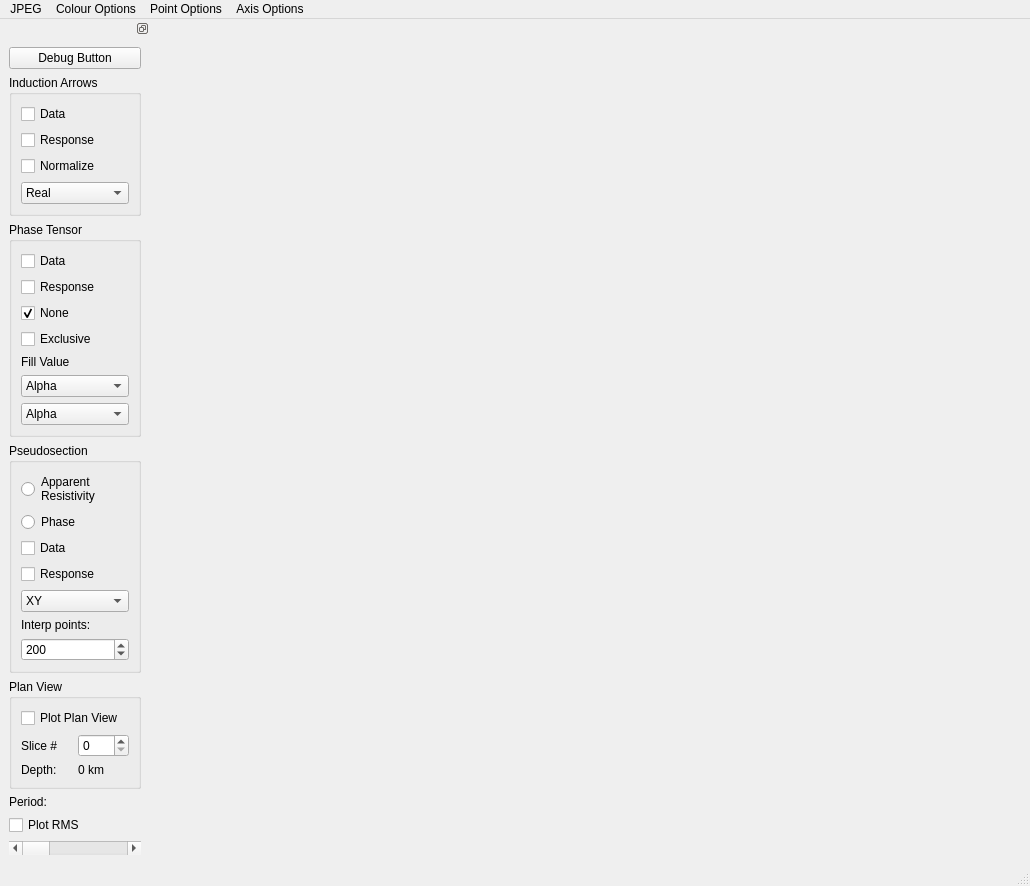
<?xml version="1.0" encoding="UTF-8"?>
<ui version="4.0">
 <class>MainWindow</class>
 <widget class="QMainWindow" name="MainWindow">
  <property name="geometry">
   <rect>
    <x>0</x>
    <y>0</y>
    <width>1030</width>
    <height>801</height>
   </rect>
  </property>
  <property name="windowTitle">
   <string>Map View</string>
  </property>
  <widget class="QWidget" name="centralWidget">
   <property name="sizePolicy">
    <sizepolicy hsizetype="Expanding" vsizetype="Expanding">
     <horstretch>0</horstretch>
     <verstretch>0</verstretch>
    </sizepolicy>
   </property>
   <layout class="QVBoxLayout" name="mplvl">
    <item>
     <widget class="QWidget" name="mplwindow" native="true">
      <property name="sizePolicy">
       <sizepolicy hsizetype="Maximum" vsizetype="Maximum">
        <horstretch>0</horstretch>
        <verstretch>0</verstretch>
       </sizepolicy>
      </property>
      <property name="autoFillBackground">
       <bool>true</bool>
      </property>
     </widget>
    </item>
   </layout>
  </widget>
  <widget class="QMenuBar" name="menubar">
   <property name="geometry">
    <rect>
     <x>0</x>
     <y>0</y>
     <width>1030</width>
     <height>21</height>
    </rect>
   </property>
   <widget class="QMenu" name="menuOptions">
    <property name="title">
     <string>Colour Options</string>
    </property>
    <widget class="QMenu" name="menuColour_map">
     <property name="title">
      <string>Colour Map</string>
     </property>
     <addaction name="actionJet"/>
     <addaction name="actionJet_r"/>
     <addaction name="actionJet_plus"/>
     <addaction name="actionJet_plus_r"/>
     <addaction name="actionBgy"/>
     <addaction name="actionBgy_r"/>
     <addaction name="actionBwr"/>
     <addaction name="actionBwr_r"/>
    </widget>
    <widget class="QMenu" name="menuColour_limits">
     <property name="title">
      <string>Colour Limits</string>
     </property>
     <addaction name="actionRho_cax"/>
     <addaction name="actionPhase_cax"/>
     <addaction name="actionDifference_cax"/>
    </widget>
    <addaction name="menuColour_map"/>
    <addaction name="menuColour_limits"/>
   </widget>
   <widget class="QMenu" name="menuPoint_options">
    <property name="title">
     <string>Point Options</string>
    </property>
    <widget class="QMenu" name="menuMarker">
     <property name="title">
      <string>Marker</string>
     </property>
     <addaction name="actionMarker_Size"/>
     <addaction name="actionMarker_Shape"/>
     <addaction name="actionMarker_Colour"/>
     <addaction name="actionFilled"/>
    </widget>
    <widget class="QMenu" name="menuAnnotate">
     <property name="enabled">
      <bool>true</bool>
     </property>
     <property name="title">
      <string>Annotate</string>
     </property>
     <addaction name="actionAnnotate_All"/>
     <addaction name="actionAnnotate_None"/>
     <addaction name="actionAnnotate_Active"/>
    </widget>
    <widget class="QMenu" name="menuPhase_Tensors">
     <property name="title">
      <string>Phase Tensors</string>
     </property>
     <addaction name="actionPhaseTensorScale"/>
     <addaction name="actionPTRhoErrorTolerance"/>
     <addaction name="actionPTPhaseErrorTolerance"/>
    </widget>
    <widget class="QMenu" name="menuInduction_Arrows">
     <property name="enabled">
      <bool>true</bool>
     </property>
     <property name="title">
      <string>Induction Arrows</string>
     </property>
     <addaction name="actionInductionErrorTolerance"/>
     <addaction name="actionInductionScale"/>
     <addaction name="actionInductionCutoff"/>
    </widget>
    <widget class="QMenu" name="menuCoordinate_System">
     <property name="title">
      <string>Coordinate System</string>
     </property>
     <addaction name="action_coordLocal"/>
     <addaction name="action_coordUTM"/>
     <addaction name="action_coordLatlong"/>
    </widget>
    <addaction name="menuAnnotate"/>
    <addaction name="menuMarker"/>
    <addaction name="menuPhase_Tensors"/>
    <addaction name="menuInduction_Arrows"/>
    <addaction name="menuCoordinate_System"/>
   </widget>
   <widget class="QMenu" name="menuAxis_Options">
    <property name="title">
     <string>Axis Options</string>
    </property>
    <addaction name="actionEqualAspect"/>
    <addaction name="actionLockAxis"/>
   </widget>
   <widget class="QMenu" name="menuJPEG">
    <property name="title">
     <string>JPEG</string>
    </property>
    <addaction name="actionLoad_JPEG"/>
    <addaction name="actionShow_JPEG"/>
    <addaction name="actionOpacity"/>
   </widget>
   <addaction name="menuJPEG"/>
   <addaction name="menuOptions"/>
   <addaction name="menuPoint_options"/>
   <addaction name="menuAxis_Options"/>
  </widget>
  <widget class="QStatusBar" name="statusbar"/>
  <widget class="QDockWidget" name="dockWidget">
   <property name="sizePolicy">
    <sizepolicy hsizetype="Fixed" vsizetype="Fixed">
     <horstretch>0</horstretch>
     <verstretch>0</verstretch>
    </sizepolicy>
   </property>
   <property name="minimumSize">
    <size>
     <width>150</width>
     <height>762</height>
    </size>
   </property>
   <property name="maximumSize">
    <size>
     <width>150</width>
     <height>524287</height>
    </size>
   </property>
   <property name="features">
    <set>QDockWidget::DockWidgetFloatable|QDockWidget::DockWidgetMovable</set>
   </property>
   <attribute name="dockWidgetArea">
    <number>1</number>
   </attribute>
   <widget class="QWidget" name="dockWidgetContents">
    <layout class="QVBoxLayout" name="verticalLayout_4">
     <item>
      <widget class="QPushButton" name="DEBUG">
       <property name="enabled">
        <bool>true</bool>
       </property>
       <property name="text">
        <string>Debug Button</string>
       </property>
      </widget>
     </item>
     <item>
      <widget class="QGroupBox" name="groupBox">
       <property name="title">
        <string>Induction Arrows</string>
       </property>
       <layout class="QVBoxLayout" name="verticalLayout_3">
        <item>
         <widget class="QCheckBox" name="toggle_dataInduction">
          <property name="text">
           <string>Data</string>
          </property>
         </widget>
        </item>
        <item>
         <widget class="QCheckBox" name="toggle_responseInduction">
          <property name="text">
           <string>Response</string>
          </property>
         </widget>
        </item>
        <item>
         <widget class="QCheckBox" name="toggle_normalizeInduction">
          <property name="text">
           <string>Normalize</string>
          </property>
         </widget>
        </item>
        <item>
         <widget class="QComboBox" name="arrowType">
          <item>
           <property name="text">
            <string>Real</string>
           </property>
          </item>
          <item>
           <property name="text">
            <string>Imaginary</string>
           </property>
          </item>
          <item>
           <property name="text">
            <string>Both</string>
           </property>
          </item>
         </widget>
        </item>
       </layout>
      </widget>
     </item>
     <item>
      <widget class="QGroupBox" name="groupBox_2">
       <property name="title">
        <string>Phase Tensor</string>
       </property>
       <layout class="QVBoxLayout" name="verticalLayout_2">
        <item>
         <widget class="QCheckBox" name="toggle_dataPhaseTensor">
          <property name="text">
           <string>Data</string>
          </property>
          <property name="autoExclusive">
           <bool>false</bool>
          </property>
         </widget>
        </item>
        <item>
         <widget class="QCheckBox" name="toggle_responsePhaseTensor">
          <property name="text">
           <string>Response</string>
          </property>
          <property name="autoExclusive">
           <bool>false</bool>
          </property>
         </widget>
        </item>
        <item>
         <widget class="QCheckBox" name="toggle_nonePhaseTensor">
          <property name="text">
           <string>None</string>
          </property>
          <property name="checked">
           <bool>true</bool>
          </property>
          <property name="autoExclusive">
           <bool>false</bool>
          </property>
         </widget>
        </item>
        <item>
         <widget class="QCheckBox" name="toggle_PTExclusive">
          <property name="text">
           <string>Exclusive</string>
          </property>
         </widget>
        </item>
        <item>
         <widget class="QLabel" name="label">
          <property name="text">
           <string>Fill Value</string>
          </property>
         </widget>
        </item>
        <item>
         <widget class="QComboBox" name="PhaseTensor_fill">
          <item>
           <property name="text">
            <string>Alpha</string>
           </property>
          </item>
          <item>
           <property name="text">
            <string>Beta</string>
           </property>
          </item>
          <item>
           <property name="text">
            <string>Phi_1</string>
           </property>
          </item>
          <item>
           <property name="text">
            <string>Phi_2</string>
           </property>
          </item>
          <item>
           <property name="text">
            <string>Phi_3</string>
           </property>
          </item>
          <item>
           <property name="text">
            <string>Phi_max</string>
           </property>
          </item>
          <item>
           <property name="text">
            <string>Phi_min</string>
           </property>
          </item>
          <item>
           <property name="text">
            <string>det_Phi</string>
           </property>
          </item>
          <item>
           <property name="text">
            <string>Azimuth</string>
           </property>
          </item>
          <item>
           <property name="text">
            <string>Lambda</string>
           </property>
          </item>
          <item>
           <property name="text">
            <string>Delta</string>
           </property>
          </item>
         </widget>
        </item>
        <item>
         <widget class="QComboBox" name="Bar_fill">
          <item>
           <property name="text">
            <string>Alpha</string>
           </property>
          </item>
          <item>
           <property name="text">
            <string>Beta</string>
           </property>
          </item>
          <item>
           <property name="text">
            <string>Phi_1</string>
           </property>
          </item>
          <item>
           <property name="text">
            <string>Phi_2</string>
           </property>
          </item>
          <item>
           <property name="text">
            <string>Phi_3</string>
           </property>
          </item>
          <item>
           <property name="text">
            <string>Phi_max</string>
           </property>
          </item>
          <item>
           <property name="text">
            <string>Phi_min</string>
           </property>
          </item>
          <item>
           <property name="text">
            <string>det_Phi</string>
           </property>
          </item>
          <item>
           <property name="text">
            <string>Azimuth</string>
           </property>
          </item>
          <item>
           <property name="text">
            <string>Lambda</string>
           </property>
          </item>
          <item>
           <property name="text">
            <string>Delta</string>
           </property>
          </item>
         </widget>
        </item>
       </layout>
      </widget>
     </item>
     <item>
      <widget class="QGroupBox" name="groupBox_3">
       <property name="title">
        <string>Pseudosection</string>
       </property>
       <layout class="QVBoxLayout" name="verticalLayout">
        <item>
         <widget class="QRadioButton" name="toggle_rhoPseudo">
          <property name="text">
           <string>Apparent 
Resistivity</string>
          </property>
         </widget>
        </item>
        <item>
         <widget class="QRadioButton" name="toggle_phasePseudo">
          <property name="text">
           <string>Phase</string>
          </property>
         </widget>
        </item>
        <item>
         <widget class="QCheckBox" name="toggle_dataPseudo">
          <property name="text">
           <string>Data</string>
          </property>
         </widget>
        </item>
        <item>
         <widget class="QCheckBox" name="toggle_responsePseudo">
          <property name="text">
           <string>Response</string>
          </property>
         </widget>
        </item>
        <item>
         <widget class="QComboBox" name="Pseudosection_fill">
          <item>
           <property name="text">
            <string>XY</string>
           </property>
          </item>
          <item>
           <property name="text">
            <string>YX</string>
           </property>
          </item>
          <item>
           <property name="text">
            <string>Det</string>
           </property>
          </item>
         </widget>
        </item>
        <item>
         <widget class="QLabel" name="label_2">
          <property name="text">
           <string>Interp points:</string>
          </property>
         </widget>
        </item>
        <item>
         <widget class="QSpinBox" name="nInterp">
          <property name="minimum">
           <number>50</number>
          </property>
          <property name="maximum">
           <number>1000</number>
          </property>
          <property name="value">
           <number>200</number>
          </property>
         </widget>
        </item>
       </layout>
      </widget>
     </item>
     <item>
      <widget class="QGroupBox" name="groupBox_4">
       <property name="title">
        <string>Plan View</string>
       </property>
       <layout class="QGridLayout" name="gridLayout">
        <item row="0" column="0" colspan="2">
         <widget class="QCheckBox" name="toggle_planView">
          <property name="text">
           <string>Plot Plan View</string>
          </property>
         </widget>
        </item>
        <item row="1" column="0">
         <widget class="QLabel" name="label_3">
          <property name="text">
           <string>Slice #</string>
          </property>
         </widget>
        </item>
        <item row="1" column="1">
         <widget class="QSpinBox" name="planSlice"/>
        </item>
        <item row="2" column="0">
         <widget class="QLabel" name="label_4">
          <property name="text">
           <string>Depth:</string>
          </property>
         </widget>
        </item>
        <item row="2" column="1">
         <widget class="QLabel" name="planDepth">
          <property name="text">
           <string>0 km</string>
          </property>
         </widget>
        </item>
       </layout>
      </widget>
     </item>
     <item>
      <widget class="QLabel" name="periodLabel">
       <property name="text">
        <string>Period: </string>
       </property>
      </widget>
     </item>
     <item>
      <widget class="QCheckBox" name="plotRMS">
       <property name="text">
        <string>Plot RMS</string>
       </property>
      </widget>
     </item>
     <item>
      <widget class="QScrollBar" name="PeriodScrollBar">
       <property name="sizePolicy">
        <sizepolicy hsizetype="MinimumExpanding" vsizetype="Fixed">
         <horstretch>0</horstretch>
         <verstretch>0</verstretch>
        </sizepolicy>
       </property>
       <property name="orientation">
        <enum>Qt::Horizontal</enum>
       </property>
      </widget>
     </item>
    </layout>
   </widget>
  </widget>
  <action name="actionJet">
   <property name="checkable">
    <bool>true</bool>
   </property>
   <property name="text">
    <string>jet</string>
   </property>
  </action>
  <action name="actionJet_plus">
   <property name="checkable">
    <bool>true</bool>
   </property>
   <property name="checked">
    <bool>true</bool>
   </property>
   <property name="text">
    <string>jet_plus</string>
   </property>
  </action>
  <action name="actionJet_r">
   <property name="checkable">
    <bool>true</bool>
   </property>
   <property name="text">
    <string>jet_r</string>
   </property>
  </action>
  <action name="actionJet_plus_r">
   <property name="checkable">
    <bool>true</bool>
   </property>
   <property name="text">
    <string>jet_plus_r</string>
   </property>
  </action>
  <action name="actionRho_cax">
   <property name="text">
    <string>Rho</string>
   </property>
  </action>
  <action name="actionPhase_cax">
   <property name="text">
    <string>Phase</string>
   </property>
  </action>
  <action name="actionBgy">
   <property name="checkable">
    <bool>true</bool>
   </property>
   <property name="text">
    <string>bgy</string>
   </property>
  </action>
  <action name="actionBgy_r">
   <property name="checkable">
    <bool>true</bool>
   </property>
   <property name="text">
    <string>bgy_r</string>
   </property>
  </action>
  <action name="actionMarker_Size">
   <property name="text">
    <string>Marker Size</string>
   </property>
  </action>
  <action name="actionMarker_Shape">
   <property name="text">
    <string>Marker Shape</string>
   </property>
  </action>
  <action name="actionMarker_Colour">
   <property name="text">
    <string>Marker Colour</string>
   </property>
  </action>
  <action name="actionAnnotate_All">
   <property name="checkable">
    <bool>true</bool>
   </property>
   <property name="text">
    <string>All</string>
   </property>
  </action>
  <action name="actionAnnotate_None">
   <property name="checkable">
    <bool>true</bool>
   </property>
   <property name="text">
    <string>None</string>
   </property>
  </action>
  <action name="actionAnnotate_Active">
   <property name="checkable">
    <bool>true</bool>
   </property>
   <property name="text">
    <string>Active</string>
   </property>
  </action>
  <action name="actionFilled">
   <property name="checkable">
    <bool>true</bool>
   </property>
   <property name="checked">
    <bool>true</bool>
   </property>
   <property name="text">
    <string>Filled</string>
   </property>
  </action>
  <action name="actionDifference_cax">
   <property name="text">
    <string>Difference</string>
   </property>
  </action>
  <action name="actionBwr">
   <property name="checkable">
    <bool>true</bool>
   </property>
   <property name="text">
    <string>bwr</string>
   </property>
  </action>
  <action name="actionBwr_r">
   <property name="checkable">
    <bool>true</bool>
   </property>
   <property name="text">
    <string>bwr_r</string>
   </property>
  </action>
  <action name="actionPhaseTensorScale">
   <property name="text">
    <string>Scale</string>
   </property>
  </action>
  <action name="actionInductionErrorTolerance">
   <property name="enabled">
    <bool>false</bool>
   </property>
   <property name="text">
    <string>Error Tolerance</string>
   </property>
  </action>
  <action name="actionPTRhoErrorTolerance">
   <property name="enabled">
    <bool>false</bool>
   </property>
   <property name="text">
    <string>Rho Error Tolerance</string>
   </property>
  </action>
  <action name="actionPTPhaseErrorTolerance">
   <property name="enabled">
    <bool>false</bool>
   </property>
   <property name="text">
    <string>Phase Error Tolerance</string>
   </property>
  </action>
  <action name="actionInductionScale">
   <property name="text">
    <string>Scale</string>
   </property>
  </action>
  <action name="actionEqualAspect">
   <property name="checkable">
    <bool>true</bool>
   </property>
   <property name="text">
    <string>Equal Aspect Ratio</string>
   </property>
  </action>
  <action name="actionInductionCutoff">
   <property name="text">
    <string>Cutoff Length</string>
   </property>
  </action>
  <action name="actionLockAxis">
   <property name="checkable">
    <bool>true</bool>
   </property>
   <property name="text">
    <string>Lock Axis Limits</string>
   </property>
  </action>
  <action name="actionLoad_JPEG">
   <property name="text">
    <string>Load JPEG</string>
   </property>
  </action>
  <action name="actionShow_JPEG">
   <property name="checkable">
    <bool>true</bool>
   </property>
   <property name="text">
    <string>Show JPEG</string>
   </property>
  </action>
  <action name="actionOpacity">
   <property name="text">
    <string>Opacity</string>
   </property>
  </action>
  <action name="action_coordLocal">
   <property name="checkable">
    <bool>true</bool>
   </property>
   <property name="checked">
    <bool>true</bool>
   </property>
   <property name="text">
    <string>Local</string>
   </property>
  </action>
  <action name="action_coordUTM">
   <property name="checkable">
    <bool>true</bool>
   </property>
   <property name="text">
    <string>UTM</string>
   </property>
  </action>
  <action name="action_coordLatlong">
   <property name="checkable">
    <bool>true</bool>
   </property>
   <property name="text">
    <string>Lat/Long</string>
   </property>
  </action>
 </widget>
 <resources/>
 <connections/>
</ui>
